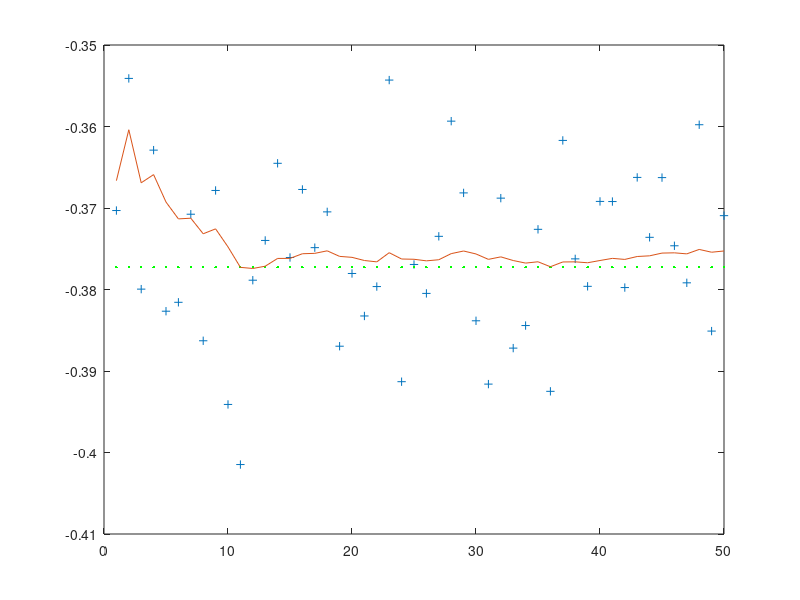

Source code (MATLAB):
clear all;
close all;
%% initiation
x_true = -0.37727;
%sigma: standard variant
sigma = 0.01;
%measurements: z
%z = sigma.*randn(50,1) + x_true;
load('z_measurements.mat');
z = ans;
% initial guess of the sate
x_0 = 0;
P_0 = 1;
% Q & R: process & measurement variance
Q = 1e-5;
R = sigma;
%% Kalman Filter
 % notation symbols please check Page 30 in 'An Intro to the Kalman Filter, G. Welch G. Bishop' 

% states vector and covariance: X(50,1) & P(50,1)
X = zeros(50,1);
P = zeros(50,1);
X = [x_0; X];
P = [P_0; P];
z = [0; z];
for i = 2:51
    % time update
    x_minus = X(i-1);
    P_minus = P(i-1) + Q;
    % meansurement update
        % Never use the inverse of a matrix to solve a linear system Ax=b with 
        % x=inv(A)*b, because it is slow and inaccurate.
        % Replace inv(A)*b with A\b, Replace b*inv(A) with b/A, replace A*inv(B)*C with A*(B\C).
        % HERE replace K = P(i-1)*inv(P(i-1) + R) with K = P(i-1)/(P(i-1) + R)
    K = P_minus/(P_minus + R);
    X(i) = x_minus + K*(z(i) - x_minus);  
    P(i) = (eye(size(K)) - K)*P_minus;
end
plot(z(2:end), '+');hold on;
plot(x_true*ones(50,1), 'g.');hold on;
plot(X(2:end));
%figure;
%plot(P(2:51));



